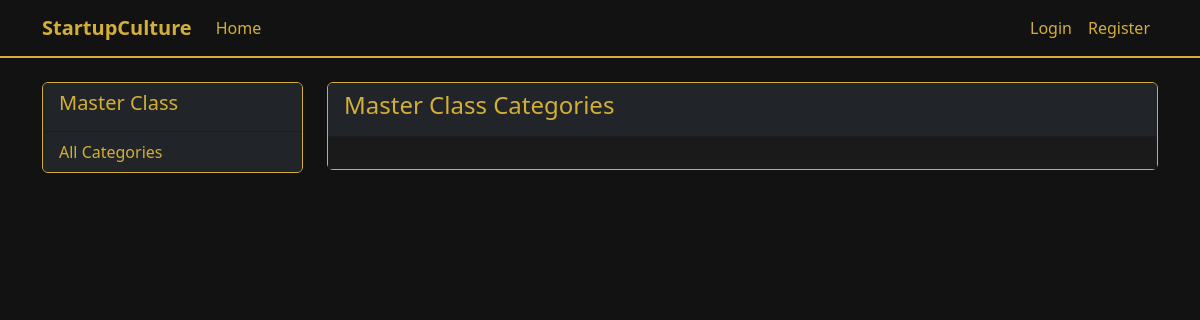
Page /master-class/ on the earlier database version.
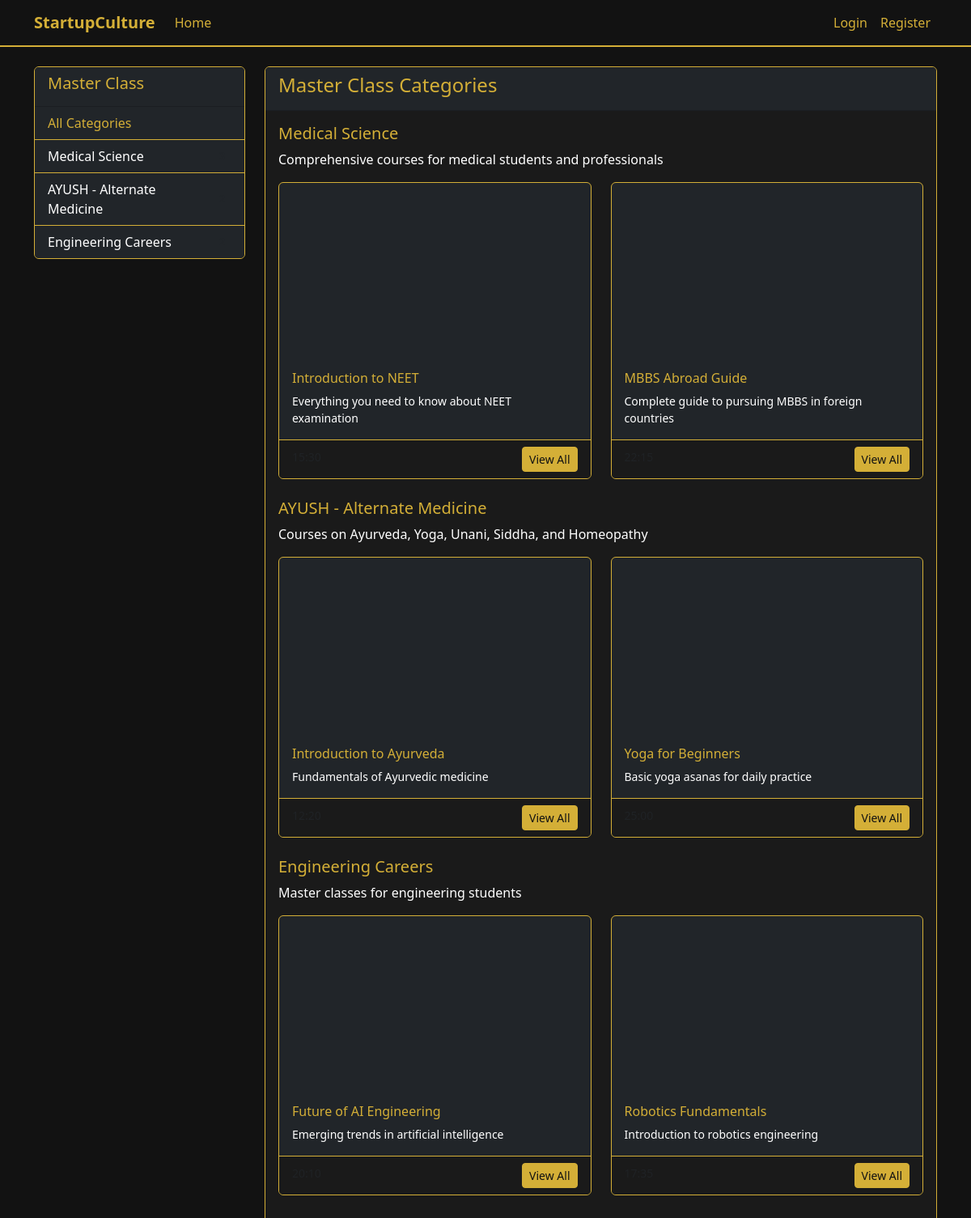
Same page on the later database version.
### career_site/models.py (models this page shows, shortened)
class MasterClassCategory(models.Model):
    title = models.CharField(max_length=100)
    description = models.TextField(blank=True)
    order = models.PositiveIntegerField(default=0)
    class Meta:
        verbose_name_plural = "Master Class Categories"
        ordering = ['order']

class MasterClassVideo(models.Model):
    category = models.ForeignKey(MasterClassCategory, on_delete=models.CASCADE, related_name='videos')
    title = models.CharField(max_length=200)
    youtube_id = models.CharField(max_length=20, help_text="YouTube video ID (11 characters)")
    description = models.TextField(blank=True)
    duration = models.CharField(max_length=20, blank=True)
    order = models.PositiveIntegerField(default=0)
    class Meta:
        ordering = ['order']

### career_site/views.py (the view)
# urls.py: path('master-class/', views.master_class_list, name='master_class_list'),
def master_class_list(request):
    categories = MasterClassCategory.objects.all()
    for category in categories:
        category.preview_videos = category.videos.all()[:2]
    return render(request, 'list.html', {'categories': categories})

### career_site/templates/list.html (shortened to what this page needs)
{% extends 'base.html' %}
{% block content %}
<div class="row">
    <div class="col-md-3">
        <div class="card border-gold">
            <div class="card-header bg-dark text-gold">
                <h5>Master Class</h5>
            </div>
            <div class="list-group list-group-flush">
                <a href="{% url 'master_class_list' %}" class="list-group-item list-group-item-action bg-dark text-gold">
                    All Categories
                </a>
                {% for cat in categories %}
                <a href="{% url 'master_class_detail' cat.id %}"
                   class="list-group-item list-group-item-action bg-dark text-white d-flex justify-content-between align-items-center">
                    {{ cat.title }}
                    <span class="badge bg-gold text-dark">{{ cat.videos.count }}</span>
                </a>
                {% endfor %}
            </div>
        </div>
    </div>
    <div class="col-md-9">
        <div class="card border-gold">
            <div class="card-header bg-dark text-gold">
                <h4>Master Class Categories</h4>
            </div>
            <div class="card-body bg-darker">
                {% for category in categories %}
                <div class="mb-4">
                    <h5 class="text-gold">{{ category.title }}</h5>
                    <p>{{ category.description }}</p>
                    <div class="row row-cols-1 row-cols-md-2 g-4">
                        {% for video in category.preview_videos %}
                        <div class="col">
                            <div class="card h-100 border-gold bg-dark">
                                <div class="ratio ratio-16x9">
                                    <iframe src="https://www.youtube.com/embed/{{ video.youtube_id }}"
                                            frameborder="0"
                                            allowfullscreen
                                            class="rounded-top"></iframe>
                                </div>
                                <div class="card-body">
                                    <h6 class="card-title text-gold">{{ video.title }}</h6>
                                    <p class="card-text small">{{ video.description|truncatewords:15 }}</p>
                                </div>
                                <div class="card-footer bg-darker border-gold">
                                    <small class="text-muted">{{ video.duration }}</small>
                                    <a href="{% url 'master_class_detail' category.id %}" class="btn btn-sm btn-gold float-end">
                                        View All
                                    </a>
                                </div>
                            </div>
                        </div>
                        {% endfor %}
                    </div>
                </div>
                {% endfor %}
            </div>
        </div>
    </div>
</div>
{% endblock %}

### career_site/templates/base.html (shortened to what this page needs)
<!DOCTYPE html>
<html lang="en">
<head>
    <link href="https://cdn.jsdelivr.net/npm/bootstrap@5.3.0/dist/css/bootstrap.min.css" rel="stylesheet">
</head>
<body>
    <nav class="navbar navbar-expand-lg navbar-dark">
        <div class="container">
            <a class="navbar-brand fw-bold" href="{% url 'home' %}">StartupCulture</a>
            <div class="collapse navbar-collapse" id="navbarNav">
                <ul class="navbar-nav me-auto">
                    <li class="nav-item">
                        <a class="nav-link" href="{% url 'home' %}">Home</a>
                    </li>
                </ul>
                <ul class="navbar-nav">
                    {% if user.is_authenticated %}
                        <li class="nav-item">
                            <a class="nav-link" href="{% url 'profile' %}">Profile</a>
                        </li>
                        <li class="nav-item">
                            <form method="post" action="{% url 'logout' %}" class="d-inline">
                                {% csrf_token %}
                                <button type="submit" class="nav-link btn btn-link" style="padding: 8px 0;">
                                    Logout
                                </button>
                            </form>
                        </li>
                    {% else %}
                        <li class="nav-item">
                            <a class="nav-link" href="{% url 'login' %}">Login</a>
                        </li>
                        <li class="nav-item">
                            <a class="nav-link" href="{% url 'register' %}">Register</a>
                        </li>
                    {% endif %}
                </ul>
            </div>
        </div>
    </nav>
    <div class="container mt-4">
        {% block content %}{% endblock %}
    </div>
</body>
</html>

### career_site/templates/base.html (style rules this page uses)
:root { --gold: #D4AF37; --dark-gold: #B7950B; --black: #121212; --dark-gray: #1E1E1E; --light-gray: #2E2E2E; }
body { background-color: var(--black); color: white; }
.navbar { background-color: var(--black) !important; border-bottom: 2px solid var(--gold); }
.navbar-brand, .nav-link { color: var(--gold) !important; }
.card { background-color: var(--dark-gray); border: 1px solid var(--gold); transition: transform 0.3s; color: white; }
.card-title { color: var(--gold); }
.list-group-item { background-color: var(--light-gray); color: white; border-color: var(--gold); }

### career_site/templates/list.html (style rules this page uses)
.bg-darker { background-color: #1a1a1a; }
.border-gold { border-color: #D4AF37 !important; }
.text-gold { color: #D4AF37 !important; }
.btn-gold { background-color: #D4AF37; color: #121212; border-color: #D4AF37; }

Differences in the rows shown:
added MasterClassCategory: title "Medical Science", description "Comprehensive courses for medical students and professionals"
added MasterClassCategory: title "AYUSH - Alternate Medicine", description "Courses on Ayurveda, Yoga, Unani, Siddha, and Homeopathy"
added MasterClassCategory: title "Engineering Careers", description "Master classes for engineering students"
added MasterClassVideo: title "Introduction to NEET", description "Everything you need to know about NEET examination", shown under "Medical Science"
added MasterClassVideo: title "MBBS Abroad Guide", description "Complete guide to pursuing MBBS in foreign countries", shown under "Medical Science"
added MasterClassVideo: title "Introduction to Ayurveda", description "Fundamentals of Ayurvedic medicine", shown under "AYUSH - Alternate Medicine"
added MasterClassVideo: title "Yoga for Beginners", description "Basic yoga asanas for daily practice", shown under "AYUSH - Alternate Medicine"
added MasterClassVideo: title "Future of AI Engineering", description "Emerging trends in artificial intelligence", shown under "Engineering Careers"
added MasterClassVideo: title "Robotics Fundamentals", description "Introduction to robotics engineering", shown under "Engineering Careers"
